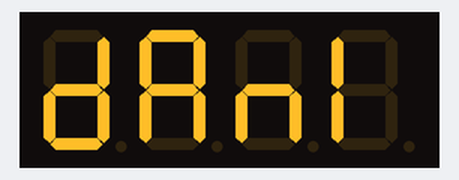
This sketch was run on a simulated Arduino Uno, built with avr-gcc and run on an emulated ATmega328P. On the bench: 4-digit seven-segment display.

Above: at 0.1 s.
At 1.1 s:
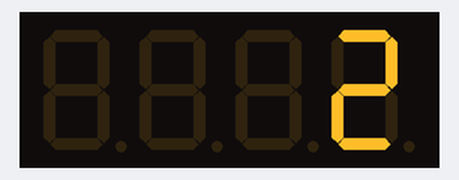
At 3.2 s:
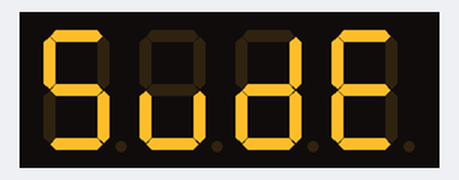
At 5.2 s:
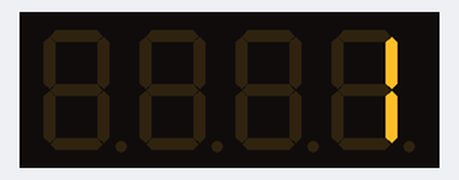

Measured:
- by itself, everything shown: repeats every 6.1 s, in 6 steps
- what the display in image 1 shows lasts 1.0 s, from 1.1 s to 2.1 s

The sketch:

al__t_rma.ino
```cpp
#include "TM1637.h"
const int CLK=8;
const int DIO=7;
TM1637 tm1637(CLK,DIO);

void setup() {

 tm1637.init();
 tm1637.set(BRIGHT_TYPICAL);

}

void loop() {
 tm1637.displayStr("damla");
 delay(1000);
 for (int i=2;i>0;i=i-1){
  tm1637.displayNum(i);
  delay(1000);
 }
tm1637.displayStr("sude");
 delay(1000);
 for (int i=2;i>0;i=i-1){
  tm1637.displayNum(i);
  delay(1000);
}
}
```
